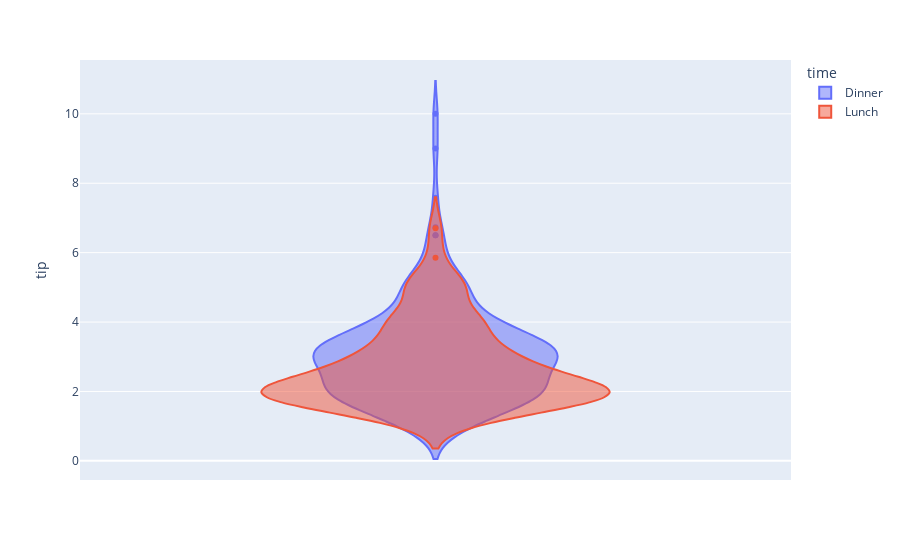

The code cell stored with this chart in its notebook:
### Code cell
fig = px.violin(df_new, y='tip', color='time',
                violinmode='overlay', hover_data=df_new.columns
                )
fig.show()

### Figure 1 — Plotly figure (JSON) as saved in the notebook; plotly's stock layout.template omitted (floating-point values rounded to 4 significant figures; data arrays with more than 128 entries replaced by an {"elided": "..."} marker saying what was removed)
{"data": [{"alignmentgroup": "True", "box": {"visible": false}, "customdata": {"elided": "176x6 mixed values"}, "hovertemplate": "time=%{customdata[4]}<br>tip=%{y}<br>total_bill=%{customdata[0]}<br>sex=%{customdata[1]}<br>smoker=%{customdata[2]}<br>day=%{customdata[3]}<br>size=%{customdata[5]}<extra></extra>", "legendgroup": "Dinner", "marker": {"color": "#636efa"}, "name": "Dinner", "offsetgroup": "Dinner", "orientation": "v", "scalegroup": "True", "showlegend": true, "type": "violin", "x0": " ", "xaxis": "x", "y": {"elided": "176 float values"}, "y0": " ", "yaxis": "y"}, {"alignmentgroup": "True", "box": {"visible": false}, "customdata": {"elided": "68x6 mixed values"}, "hovertemplate": "time=%{customdata[4]}<br>tip=%{y}<br>total_bill=%{customdata[0]}<br>sex=%{customdata[1]}<br>smoker=%{customdata[2]}<br>day=%{customdata[3]}<br>size=%{customdata[5]}<extra></extra>", "legendgroup": "Lunch", "marker": {"color": "#EF553B"}, "name": "Lunch", "offsetgroup": "Lunch", "orientation": "v", "scalegroup": "True", "showlegend": true, "type": "violin", "x0": " ", "xaxis": "x", "y": [4, 3, 2.71, 3, 3.4, 1.83, 5, 2.03, 5.17, 2, 4, 5.85, 3, 1.5, 1.8, 2.92, 2.31, 1.68, 2.5, 2, 2.52, 4.2, 1.48, 2, 2, 2.18, 1.5, 2.83, 1.5, 2, 3.25, 1.25, 2, 2, 2, 2.75, 3.5, 6.7, 5, 5, 2.3, 1.5, 1.36, 1.63, 1.73, 2, 4.19, 2.56, 2.02, 4, 1.44, 2, 5, 2, 2, 4, 2.01, 2, 2.5, 4, 3.23, 2.2, 3.48, 1.92, 3, 1.58, 2.5, 2], "y0": " ", "yaxis": "y"}], "layout": {"legend": {"title": {"text": "time"}, "tracegroupgap": 0}, "margin": {"t": 60}, "violinmode": "overlay", "xaxis": {"anchor": "y", "domain": [0, 1]}, "yaxis": {"anchor": "x", "domain": [0, 1], "title": {"text": "tip"}}}}
